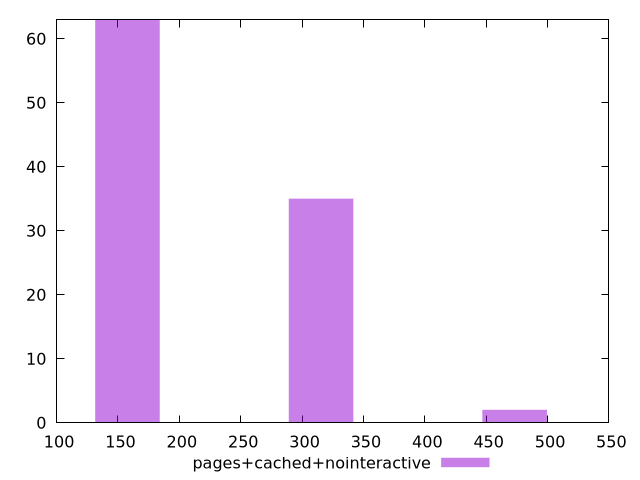

gnuplot code for this plot:
$_pagesCachedNointeractive <<EOF
157.73750382482484 63
315.4750076496497 35
473.2125114744745 2
EOF
set key outside below
set terminal pngcairo
set output "report_00006_2020-11-02T20-21-41.718Z/uses-http2/pages+cached+nointeractive//raw_hist.png"
set yrange [0:63]
set boxwidth 52.57916794160828
set style fill transparent solid 0.5 noborder
plot $_pagesCachedNointeractive title "pages+cached+nointeractive" with boxes ,
